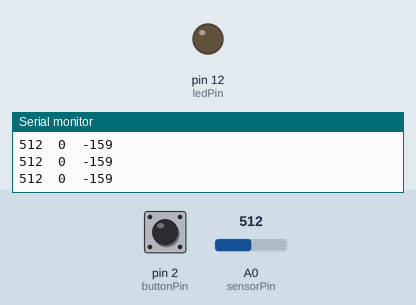
Simulated run of this sketch. Board: Arduino Uno, built with avr-gcc and run on an emulated ATmega328P. Shown: output pins drawn as LEDs (lit = HIGH), the last lines printed to the serial monitor. The inputs (shaded band) are chosen by the test bench; at power-on: A0 (sensorPin) = 512, pin 2 (buttonPin) LOW.

Above: at 1.2 s.
1.3 s: A0 (sensorPin) set to 842
2.8 s: A0 (sensorPin) set to 866
At 3.6 s:
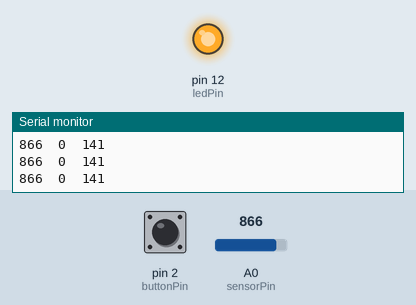
4.3 s: A0 (sensorPin) set to 716
At 5.1 s:
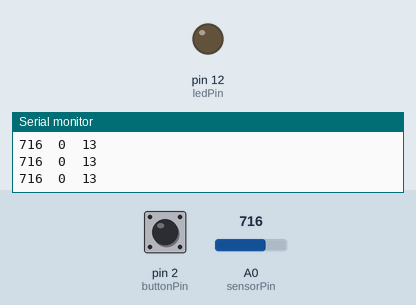
5.8 s: A0 (sensorPin) set to 900
At 6.5 s:
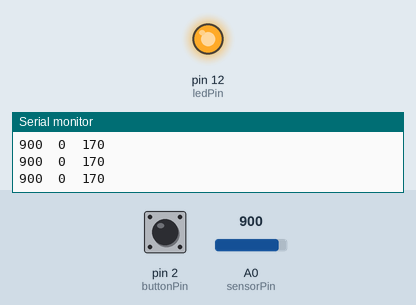
Timing chart, 0 to 8.3 s (numbered marks = the images above; inputs shaded):
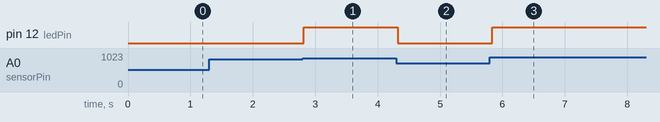

The sketch:

serialStart.ino
```cpp
int buttonPin = 2;
int sensorPin = A0;
int ledPin = 12;

void setup() {
  Serial.begin(9600);
  pinMode(buttonPin, INPUT);
  pinMode(ledPin, OUTPUT);
}

void loop() {

  int buttonState = digitalRead(buttonPin);
  int sensorState = analogRead(sensorPin);
  Serial.print(sensorState);
  Serial.print("\t");
  Serial.print(buttonState);
  Serial.print("\t");

  int ledValue = map(sensorState, 700, 1000, 0, 255);
  Serial.print(ledValue);
  Serial.print("\n");
  analogWrite(ledPin, ledValue);
  delay(100);
}
```

Measured:
- the behaviour switches between 850 and 851 on A0 (sensorPin) (found by bisection; images 0 and 1)
- after the input at 2.8 s, pin 12 (ledPin): LOW → HIGH at once
- after the input at 4.3 s, pin 12 (ledPin): HIGH → LOW at once
- after the input at 5.8 s, pin 12 (ledPin): LOW → HIGH at once
